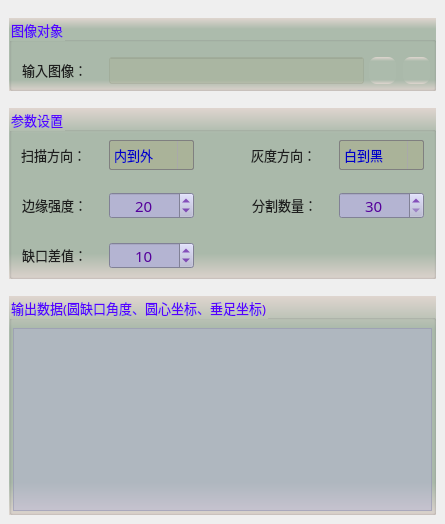
     <widget class="QWidget" name="tab">
      <attribute name="title">
       <string>基本设置</string>
      </attribute>
      <widget class="QGroupBox" name="groupCamera">
       <property name="geometry">
        <rect>
         <x>9</x>
         <y>18</y>
         <width>427</width>
         <height>73</height>
        </rect>
       </property>
       <property name="font">
        <font>
         <family>微软雅黑</family>
         <pointsize>10</pointsize>
        </font>
       </property>
       <property name="styleSheet">
        <string notr="true">background-color: qlineargradient(x1:0, y1:0, x2:0, y2:1, stop:0 #dfd5cf, stop: 0.15 #acbbac, stop: 0.85 #acbbac,stop:1 #dfd5cf);
color: rgb(85, 0, 255);</string>
       </property>
       <property name="title">
        <string>图像对象</string>
       </property>
       <widget class="QLabel" name="label_4">
        <property name="geometry">
         <rect>
          <x>13</x>
          <y>42</y>
          <width>79</width>
          <height>19</height>
         </rect>
        </property>
        <property name="font">
         <font>
          <family>微软雅黑</family>
          <pointsize>10</pointsize>
         </font>
        </property>
        <property name="styleSheet">
         <string notr="true">color: rgb(30, 30, 30);
background: transparent;</string>
        </property>
        <property name="text">
         <string>输入图像：</string>
        </property>
       </widget>
       <widget class="QLineEdit" name="txtLinkImage">
        <property name="geometry">
         <rect>
          <x>100</x>
          <y>39</y>
          <width>255</width>
          <height>27</height>
         </rect>
        </property>
        <property name="font">
         <font>
          <family>微软雅黑</family>
          <pointsize>10</pointsize>
         </font>
        </property>
        <property name="styleSheet">
         <string notr="true">color: rgb(0, 0, 200);
background-color: rgba(170, 170, 127,50);</string>
        </property>
        <property name="alignment">
         <set>Qt::AlignCenter</set>
        </property>
        <property name="readOnly">
         <bool>true</bool>
        </property>
       </widget>
       <widget class="QPushButton" name="btnLinkImage">
        <property name="geometry">
         <rect>
          <x>360</x>
          <y>39</y>
          <width>27</width>
          <height>27</height>
         </rect>
        </property>
        <property name="toolTip">
         <string>链接图像</string>
        </property>
        <property name="styleSheet">
         <string notr="true">QWidget{ border:none;border-radius: 8px;padding: 2px 4px;}
QPushButton:hover{ background-color: rgba(85, 150, 127, 100);}
QPushButton:pressed{background-color: rgba(85, 180, 127, 160);}</string>
        </property>
        <property name="text">
         <string/>
        </property>
        <property name="icon">
         <iconset resource="sub_res.qrc">
          <normaloff>:/resource/link.png</normaloff>:/resource/link.png</iconset>
        </property>
        <property name="iconSize">
         <size>
          <width>27</width>
          <height>27</height>
         </size>
        </property>
       </widget>
       <widget class="QPushButton" name="btnDelLinkImage">
        <property name="geometry">
         <rect>
          <x>394</x>
          <y>39</y>
          <width>27</width>
          <height>27</height>
         </rect>
        </property>
        <property name="toolTip">
         <string>删除图像链接</string>
        </property>
        <property name="styleSheet">
         <string notr="true">QWidget{ border:none;border-radius: 8px;padding: 2px 4px;}
QPushButton:hover{ background-color: rgba(226, 142, 162, 100);}
QPushButton:pressed{background-color: rgba(226, 172, 162, 200);}</string>
        </property>
        <property name="text">
         <string/>
        </property>
        <property name="icon">
         <iconset resource="sub_res.qrc">
          <normaloff>:/resource/del_link.png</normaloff>:/resource/del_link.png</iconset>
        </property>
        <property name="iconSize">
         <size>
          <width>27</width>
          <height>27</height>
         </size>
        </property>
       </widget>
      </widget>
      <widget class="QGroupBox" name="groupC2">
       <property name="geometry">
        <rect>
         <x>9</x>
         <y>108</y>
         <width>427</width>
         <height>171</height>
        </rect>
       </property>
       <property name="font">
        <font>
         <family>微软雅黑</family>
         <pointsize>10</pointsize>
        </font>
       </property>
       <property name="styleSheet">
        <string notr="true">background-color: qlineargradient(x1:0, y1:0, x2:0, y2:1, stop:0 #dfd5cf, stop: 0.15 #acbbac, stop: 0.85 #acbbac,stop:1 #dfd5cf);
color: rgb(85, 0, 255);</string>
       </property>
       <property name="title">
        <string>参数设置</string>
       </property>
       <widget class="QComboBox" name="comboGrayDirection">
        <property name="geometry">
         <rect>
          <x>330</x>
          <y>32</y>
          <width>85</width>
          <height>30</height>
         </rect>
        </property>
        <property name="font">
         <font>
          <family>微软雅黑</family>
          <pointsize>10</pointsize>
         </font>
        </property>
        <property name="styleSheet">
         <string notr="true">QComboBox {
    border: 1px solid gray;
    border-radius: 2px;    
    color: rgb(0, 0, 200);
	background-color: rgba(170, 170, 127,100);
}
QComboBox::drop-down {
    subcontrol-origin: padding;
    subcontrol-position: top right;
    width: 15px; 
    border-left-width: 1px;
    border-left-color: darkgray;
    border-left-style: solid;
    border-top-right-radius: 3px;
    border-bottom-right-radius: 3px;
}

QComboBox::down-arrow {
    image: url(:/resource/down.png);
} 
QComboBox::down-arrow:on {
    top: 1px;
    left: 1px;
}</string>
        </property>
        <item>
         <property name="text">
          <string>白到黑</string>
         </property>
        </item>
        <item>
         <property name="text">
          <string>黑到白</string>
         </property>
        </item>
       </widget>
       <widget class="QLabel" name="label_10">
        <property name="geometry">
         <rect>
          <x>242</x>
          <y>37</y>
          <width>81</width>
          <height>19</height>
         </rect>
        </property>
        <property name="sizePolicy">
         <sizepolicy hsizetype="Preferred" vsizetype="Fixed">
          <horstretch>0</horstretch>
          <verstretch>0</verstretch>
         </sizepolicy>
        </property>
        <property name="font">
         <font>
          <family>微软雅黑</family>
          <pointsize>10</pointsize>
         </font>
        </property>
        <property name="styleSheet">
         <string notr="true">color: rgb(30, 30, 30);
background: transparent;</string>
        </property>
        <property name="text">
         <string>灰度方向：</string>
        </property>
       </widget>
       <widget class="QLabel" name="label_14">
        <property name="geometry">
         <rect>
          <x>13</x>
          <y>87</y>
          <width>81</width>
          <height>19</height>
         </rect>
        </property>
        <property name="font">
         <font>
          <family>微软雅黑</family>
          <pointsize>10</pointsize>
          <weight>50</weight>
          <bold>false</bold>
         </font>
        </property>
        <property name="styleSheet">
         <string notr="true">color: rgb(30, 30, 30);
background: transparent;</string>
        </property>
        <property name="text">
         <string>边缘强度：</string>
        </property>
       </widget>
       <widget class="QSpinBox" name="spinThreshold">
        <property name="geometry">
         <rect>
          <x>100</x>
          <y>84</y>
          <width>85</width>
          <height>27</height>
         </rect>
        </property>
        <property name="font">
         <font>
          <family>微软雅黑</family>
          <pointsize>11</pointsize>
         </font>
        </property>
        <property name="styleSheet">
         <string notr="true">QWidget{color: rgb(85, 0, 155);background-color: rgb(180, 180, 210);}
QSpinBox::up-button{
    border:transparent;
}
QSpinBox::down-button{
    border:transparent;
}
QSpinBox::up-arrow{
    image:url(:/resource/up.png);
}
QSpinBox::down-arrow{
    image:url(:/resource/down.png);
}</string>
        </property>
        <property name="alignment">
         <set>Qt::AlignCenter</set>
        </property>
        <property name="minimum">
         <number>0</number>
        </property>
        <property name="maximum">
         <number>255</number>
        </property>
        <property name="value">
         <number>20</number>
        </property>
       </widget>
       <widget class="QLabel" name="label_15">
        <property name="geometry">
         <rect>
          <x>12</x>
          <y>37</y>
          <width>81</width>
          <height>19</height>
         </rect>
        </property>
        <property name="sizePolicy">
         <sizepolicy hsizetype="Preferred" vsizetype="Fixed">
          <horstretch>0</horstretch>
          <verstretch>0</verstretch>
         </sizepolicy>
        </property>
        <property name="font">
         <font>
          <family>微软雅黑</family>
          <pointsize>10</pointsize>
         </font>
        </property>
        <property name="styleSheet">
         <string notr="true">color: rgb(30, 30, 30);
background: transparent;</string>
        </property>
        <property name="text">
         <string>扫描方向：</string>
        </property>
       </widget>
       <widget class="QComboBox" name="comboScanDirection">
        <property name="geometry">
         <rect>
          <x>100</x>
          <y>32</y>
          <width>85</width>
          <height>30</height>
         </rect>
        </property>
        <property name="font">
         <font>
          <family>微软雅黑</family>
          <pointsize>10</pointsize>
         </font>
        </property>
        <property name="styleSheet">
         <string notr="true">QComboBox {
    border: 1px solid gray;
    border-radius: 2px;    
    color: rgb(0, 0, 200);
	background-color: rgba(170, 170, 127,100);
}
QComboBox::drop-down {
    subcontrol-origin: padding;
    subcontrol-position: top right;
    width: 15px; 
    border-left-width: 1px;
    border-left-color: darkgray;
    border-left-style: solid;
    border-top-right-radius: 3px;
    border-bottom-right-radius: 3px;
}

QComboBox::down-arrow {
    image: url(:/resource/down.png);
} 
QComboBox::down-arrow:on {
    top: 1px;
    left: 1px;
}</string>
        </property>
        <item>
         <property name="text">
          <string>内到外</string>
         </property>
        </item>
        <item>
         <property name="text">
          <string>外到内</string>
         </property>
        </item>
       </widget>
       <widget class="QLabel" name="label_16">
        <property name="geometry">
         <rect>
          <x>243</x>
          <y>87</y>
          <width>81</width>
          <height>19</height>
         </rect>
        </property>
        <property name="font">
         <font>
          <family>微软雅黑</family>
          <pointsize>10</pointsize>
          <weight>50</weight>
          <bold>false</bold>
         </font>
        </property>
        <property name="styleSheet">
         <string notr="true">color: rgb(30, 30, 30);
background: transparent;</string>
        </property>
        <property name="text">
         <string>分割数量：</string>
        </property>
       </widget>
       <widget class="QSpinBox" name="spinSegment">
        <property name="geometry">
         <rect>
          <x>330</x>
          <y>84</y>
          <width>85</width>
          <height>27</height>
         </rect>
        </property>
        <property name="font">
         <font>
          <family>微软雅黑</family>
          <pointsize>11</pointsize>
         </font>
        </property>
        <property name="styleSheet">
         <string notr="true">QWidget{color: rgb(85, 0, 155);background-color: rgb(180, 180, 210);}
QSpinBox::up-button{
    border:transparent;
}
QSpinBox::down-button{
    border:transparent;
}
QSpinBox::up-arrow{
    image:url(:/resource/up.png);
}
QSpinBox::down-arrow{
    image:url(:/resource/down.png);
}</string>
        </property>
        <property name="alignment">
         <set>Qt::AlignCenter</set>
        </property>
        <property name="minimum">
         <number>30</number>
        </property>
        <property name="maximum">
         <number>360</number>
        </property>
        <property name="value">
         <number>30</number>
        </property>
       </widget>
       <widget class="QLabel" name="label_19">
        <property name="geometry">
         <rect>
          <x>13</x>
          <y>137</y>
          <width>81</width>
          <height>19</height>
         </rect>
        </property>
        <property name="font">
         <font>
          <family>微软雅黑</family>
          <pointsize>10</pointsize>
          <weight>50</weight>
          <bold>false</bold>
         </font>
        </property>
        <property name="styleSheet">
         <string notr="true">color: rgb(30, 30, 30);
background: transparent;</string>
        </property>
        <property name="text">
         <string>缺口差值：</string>
        </property>
       </widget>
       <widget class="QSpinBox" name="spinDiffRadius">
        <property name="geometry">
         <rect>
          <x>100</x>
          <y>134</y>
          <width>85</width>
          <height>27</height>
         </rect>
        </property>
        <property name="font">
         <font>
          <family>微软雅黑</family>
          <pointsize>11</pointsize>
         </font>
        </property>
        <property name="styleSheet">
         <string notr="true">QWidget{color: rgb(85, 0, 155);background-color: rgb(180, 180, 210);}
QSpinBox::up-button{
    border:transparent;
}
QSpinBox::down-button{
    border:transparent;
}
QSpinBox::up-arrow{
    image:url(:/resource/up.png);
}
QSpinBox::down-arrow{
    image:url(:/resource/down.png);
}</string>
        </property>
        <property name="alignment">
         <set>Qt::AlignCenter</set>
        </property>
        <property name="minimum">
         <number>1</number>
        </property>
        <property name="maximum">
         <number>100</number>
        </property>
        <property name="value">
         <number>10</number>
        </property>
       </widget>
      </widget>
      <widget class="QGroupBox" name="groupC3">
       <property name="geometry">
        <rect>
         <x>9</x>
         <y>296</y>
         <width>427</width>
         <height>219</height>
        </rect>
       </property>
       <property name="font">
        <font>
         <family>微软雅黑</family>
         <pointsize>10</pointsize>
        </font>
       </property>
       <property name="styleSheet">
        <string notr="true">background-color: qlineargradient(x1:0, y1:0, x2:0, y2:1, stop:0 #dfd5cf, stop: 0.15 #acbbac, stop: 0.85 #acbbac,stop:1 #dfd5cf);
color: rgb(85, 0, 255);</string>
       </property>
       <property name="title">
        <string>输出数据(圆缺口角度、圆心坐标、垂足坐标)</string>
       </property>
       <widget class="QTextEdit" name="txtMsg">
        <property name="geometry">
         <rect>
          <x>4</x>
          <y>32</y>
          <width>419</width>
          <height>183</height>
         </rect>
        </property>
        <property name="font">
         <font>
          <family>微软雅黑</family>
         </font>
        </property>
        <property name="styleSheet">
         <string notr="true">QTextEdit         
{
    background-color: rgba(180, 180, 215,120);    
    gridline-color: rgba(220, 220, 255,255);
    color: rgba(20, 20, 20,200);
}
QScrollBar:vertical{ 
		background:#FFFFF2;
		padding-top:20px;
		padding-bottom:20px;
		padding-left:2px;
		padding-right:2px;
		border-left:1px solid #d7d7d7;}
QScrollBar::handle:vertical{
		background:#dbdbdb;
		border-radius:6px;
		min-height:20px;}
QScrollBar::handle:vertical:hover{
		background:#d0d0d0;}
QScrollBar::add-line:vertical{
		background:url(:/resource/down.png) center no-repeat;}
QScrollBar::sub-line:vertical{
		background:url(:/resource/up.png) center no-repeat;}
QScrollBar:horizontal{ 
		background:#FFFFF2;
		padding-top:20px;
		padding-bottom:20px;
		padding-left:2px;
		padding-right:2px;
		border-left:1px solid #d7d7d7;}
QScrollBar::handle:horizontal{
		background:#dbdbdb;
		border-radius:6px;
		min-height:20px;}
QScrollBar::handle:horizontal:hover{
		background:#d0d0d0;}
QScrollBar::add-line:horizontal{
		background:url(:/resource/right.png) center no-repeat;}
QScrollBar::sub-line:horizontal{
		background:url(:/resource/left.png) center no-repeat;}</string>
        </property>
        <property name="readOnly">
         <bool>true</bool>
        </property>
       </widget>
      </widget>
     </widget>
